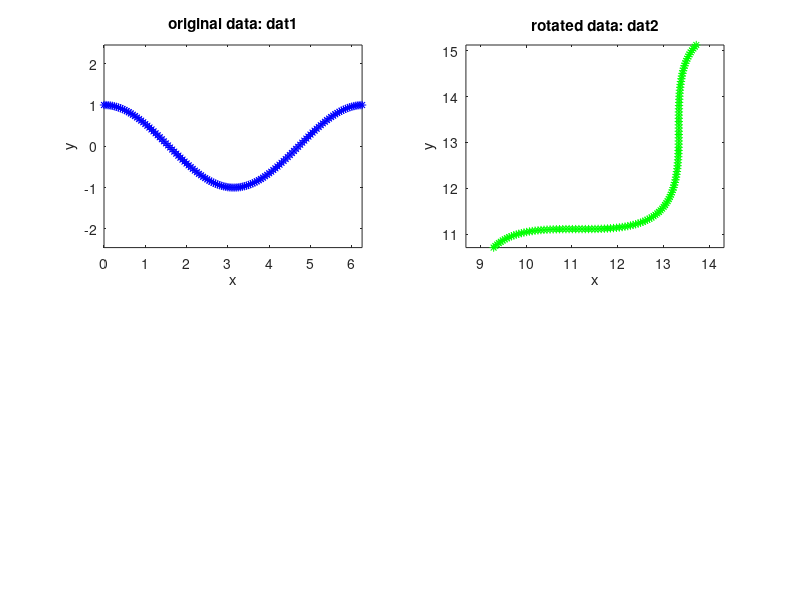

The MATLAB script that drew this image: (Note: this script raises an error after producing the figure.)
function [f1,f2] = test_cumulativeAngle
% test cumulativeAngle feature
% show that it is invariant to translation and rotation

addpath('../feature');

% generate dat1
x = 0:0.05:2*pi;
y = cos(x);
dat1 = [x;y]';
subplot(221);
plot(dat1(:,1),dat1(:,2),'b*');
xlabel('x');ylabel('y');title('original data: dat1');
axis('equal');

% rotate dat1 to dat2
T = 10;
theta = pi/4;
R = [cos(theta) -sin(theta); sin(theta) cos(theta)];
dat2 = (R*dat1')'+T;
subplot(222);
plot(dat2(:,1),dat2(:,2),'g*');
xlabel('x');ylabel('y');title('rotated data: dat2');
axis('equal');

% get cumulative angle feature
[~,f1,~] = cumulativeAngle(dat1);
[~,f2,~] = cumulativeAngle(dat2);
subplot(223);
hold on;
plot(f1,'b+');
plot(f2,'go');
title('cumulative angle feature');
legend('feature from dat1','feature from dat2')
hold off;

rmpath('../feature');

end